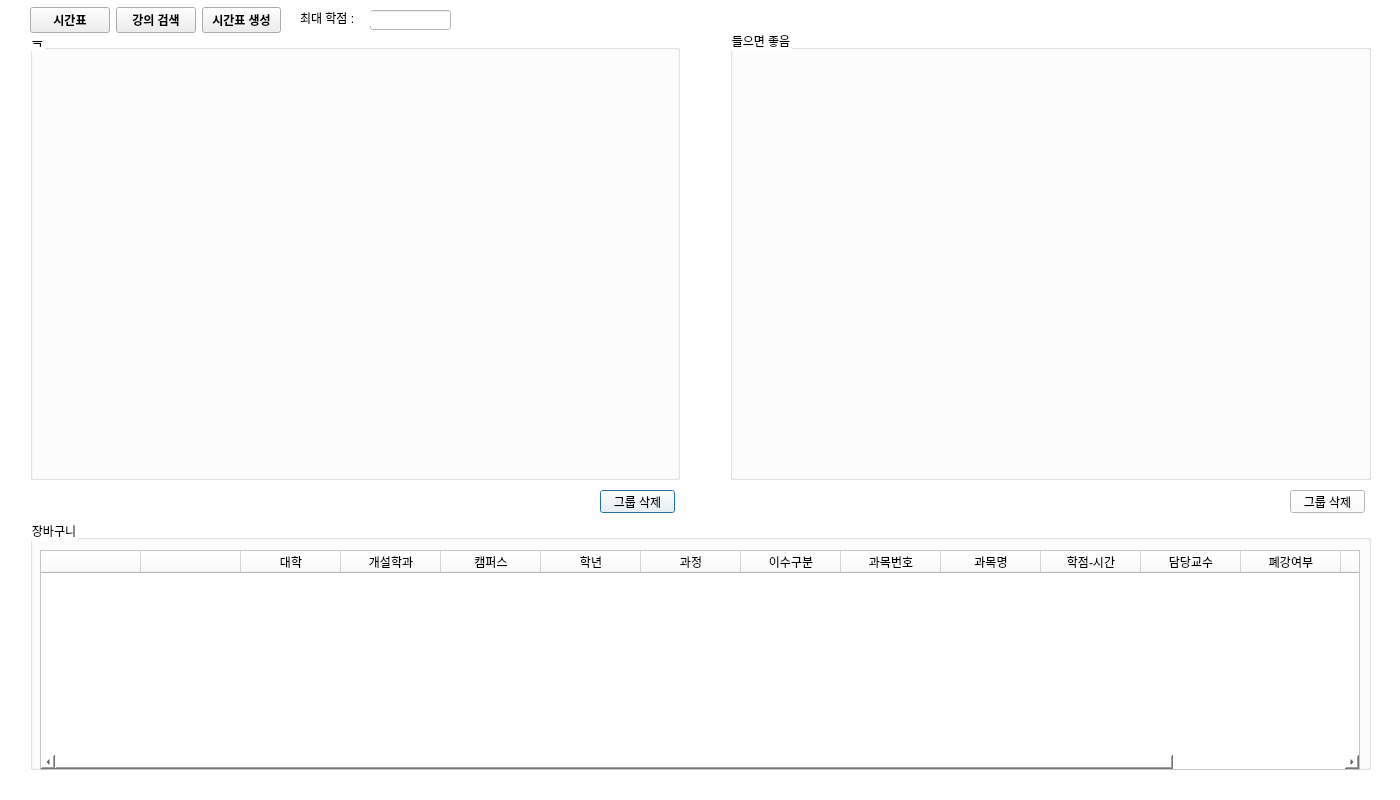
<?xml version="1.0" encoding="UTF-8"?>
<ui version="4.0">
 <class>Dialog</class>
 <widget class="QDialog" name="Dialog">
  <property name="geometry">
   <rect>
    <x>0</x>
    <y>0</y>
    <width>1400</width>
    <height>800</height>
   </rect>
  </property>
  <property name="minimumSize">
   <size>
    <width>1400</width>
    <height>800</height>
   </size>
  </property>
  <property name="maximumSize">
   <size>
    <width>1400</width>
    <height>800</height>
   </size>
  </property>
  <property name="windowTitle">
   <string>Dialog</string>
  </property>
  <property name="styleSheet">
   <string notr="true">background-color: rgb(255, 255, 255)</string>
  </property>
  <widget class="QGroupBox" name="groupBox_3">
   <property name="geometry">
    <rect>
     <x>30</x>
     <y>520</y>
     <width>1341</width>
     <height>250</height>
    </rect>
   </property>
   <property name="sizePolicy">
    <sizepolicy hsizetype="Fixed" vsizetype="Fixed">
     <horstretch>0</horstretch>
     <verstretch>0</verstretch>
    </sizepolicy>
   </property>
   <property name="minimumSize">
    <size>
     <width>0</width>
     <height>250</height>
    </size>
   </property>
   <property name="maximumSize">
    <size>
     <width>1341</width>
     <height>250</height>
    </size>
   </property>
   <property name="title">
    <string>장바구니</string>
   </property>
   <widget class="QTableWidget" name="Course_Basket">
    <property name="geometry">
     <rect>
      <x>10</x>
      <y>30</y>
      <width>1320</width>
      <height>220</height>
     </rect>
    </property>
    <property name="maximumSize">
     <size>
      <width>1320</width>
      <height>220</height>
     </size>
    </property>
    <property name="dragEnabled">
     <bool>true</bool>
    </property>
    <property name="dragDropMode">
     <enum>QAbstractItemView::DragDrop</enum>
    </property>
    <property name="defaultDropAction">
     <enum>Qt::MoveAction</enum>
    </property>
    <property name="gridStyle">
     <enum>Qt::SolidLine</enum>
    </property>
    <property name="sortingEnabled">
     <bool>false</bool>
    </property>
    <property name="rowCount">
     <number>0</number>
    </property>
    <attribute name="horizontalHeaderCascadingSectionResizes">
     <bool>false</bool>
    </attribute>
    <column>
     <property name="text">
      <string/>
     </property>
    </column>
    <column>
     <property name="text">
      <string/>
     </property>
    </column>
    <column>
     <property name="text">
      <string>대학</string>
     </property>
     <property name="background">
      <color>
       <red>242</red>
       <green>255</green>
       <blue>255</blue>
      </color>
     </property>
    </column>
    <column>
     <property name="text">
      <string>개설학과</string>
     </property>
    </column>
    <column>
     <property name="text">
      <string>캠퍼스</string>
     </property>
    </column>
    <column>
     <property name="text">
      <string>학년</string>
     </property>
    </column>
    <column>
     <property name="text">
      <string>과정</string>
     </property>
    </column>
    <column>
     <property name="text">
      <string>이수구분</string>
     </property>
    </column>
    <column>
     <property name="text">
      <string>과목번호</string>
     </property>
    </column>
    <column>
     <property name="text">
      <string>과목명</string>
     </property>
    </column>
    <column>
     <property name="text">
      <string>학점-시간</string>
     </property>
    </column>
    <column>
     <property name="text">
      <string>담당교수</string>
     </property>
    </column>
    <column>
     <property name="text">
      <string>폐강여부</string>
     </property>
    </column>
    <column>
     <property name="text">
      <string>강의시간</string>
     </property>
    </column>
    <column>
     <property name="text">
      <string>비고</string>
     </property>
    </column>
   </widget>
  </widget>
  <widget class="QGroupBox" name="groupMust">
   <property name="geometry">
    <rect>
     <x>30</x>
     <y>30</y>
     <width>650</width>
     <height>450</height>
    </rect>
   </property>
   <property name="sizePolicy">
    <sizepolicy hsizetype="Fixed" vsizetype="Fixed">
     <horstretch>0</horstretch>
     <verstretch>0</verstretch>
    </sizepolicy>
   </property>
   <property name="minimumSize">
    <size>
     <width>0</width>
     <height>450</height>
    </size>
   </property>
   <property name="maximumSize">
    <size>
     <width>650</width>
     <height>500</height>
    </size>
   </property>
   <property name="acceptDrops">
    <bool>false</bool>
   </property>
   <property name="layoutDirection">
    <enum>Qt::LeftToRight</enum>
   </property>
   <property name="title">
    <string>꼭</string>
   </property>
  </widget>
  <widget class="QGroupBox" name="groupPrefer">
   <property name="geometry">
    <rect>
     <x>730</x>
     <y>30</y>
     <width>641</width>
     <height>450</height>
    </rect>
   </property>
   <property name="sizePolicy">
    <sizepolicy hsizetype="Fixed" vsizetype="Fixed">
     <horstretch>0</horstretch>
     <verstretch>0</verstretch>
    </sizepolicy>
   </property>
   <property name="minimumSize">
    <size>
     <width>0</width>
     <height>450</height>
    </size>
   </property>
   <property name="maximumSize">
    <size>
     <width>650</width>
     <height>450</height>
    </size>
   </property>
   <property name="title">
    <string>들으면 좋음</string>
   </property>
  </widget>
  <widget class="QPushButton" name="Must_Remove">
   <property name="geometry">
    <rect>
     <x>600</x>
     <y>490</y>
     <width>75</width>
     <height>23</height>
    </rect>
   </property>
   <property name="text">
    <string>그룹 삭제</string>
   </property>
  </widget>
  <widget class="QPushButton" name="Prefer_Remove">
   <property name="geometry">
    <rect>
     <x>1290</x>
     <y>490</y>
     <width>75</width>
     <height>23</height>
    </rect>
   </property>
   <property name="text">
    <string>그룹 삭제</string>
   </property>
  </widget>
  <widget class="QWidget" name="layoutWidget">
   <property name="geometry">
    <rect>
     <x>30</x>
     <y>0</y>
     <width>251</width>
     <height>41</height>
    </rect>
   </property>
   <layout class="QGridLayout" name="gridLayout">
    <item row="0" column="2">
     <widget class="QPushButton" name="Button_Create">
      <property name="minimumSize">
       <size>
        <width>0</width>
        <height>25</height>
       </size>
      </property>
      <property name="font">
       <font>
        <family>Arial</family>
        <weight>75</weight>
        <bold>true</bold>
       </font>
      </property>
      <property name="styleSheet">
       <string notr="true">background-color : rgb(238, 238, 238)</string>
      </property>
      <property name="text">
       <string>시간표 생성</string>
      </property>
     </widget>
    </item>
    <item row="0" column="0">
     <widget class="QPushButton" name="Button_Schedule">
      <property name="minimumSize">
       <size>
        <width>0</width>
        <height>25</height>
       </size>
      </property>
      <property name="font">
       <font>
        <family>Arial</family>
        <weight>75</weight>
        <bold>true</bold>
       </font>
      </property>
      <property name="styleSheet">
       <string notr="true">background-color : rgb(238, 238, 238)</string>
      </property>
      <property name="text">
       <string>시간표</string>
      </property>
     </widget>
    </item>
    <item row="0" column="1">
     <widget class="QPushButton" name="Button_Courses">
      <property name="minimumSize">
       <size>
        <width>0</width>
        <height>25</height>
       </size>
      </property>
      <property name="font">
       <font>
        <family>Arial</family>
        <weight>75</weight>
        <bold>true</bold>
       </font>
      </property>
      <property name="styleSheet">
       <string notr="true">background-color : rgb(238, 238, 238)</string>
      </property>
      <property name="text">
       <string>강의 검색</string>
      </property>
     </widget>
    </item>
   </layout>
  </widget>
  <widget class="QLineEdit" name="credit_edit">
   <property name="geometry">
    <rect>
     <x>370</x>
     <y>10</y>
     <width>81</width>
     <height>20</height>
    </rect>
   </property>
  </widget>
  <widget class="QLabel" name="label">
   <property name="geometry">
    <rect>
     <x>300</x>
     <y>10</y>
     <width>71</width>
     <height>16</height>
    </rect>
   </property>
   <property name="text">
    <string>최대 학점 : </string>
   </property>
  </widget>
 </widget>
 <resources/>
 <connections/>
</ui>
